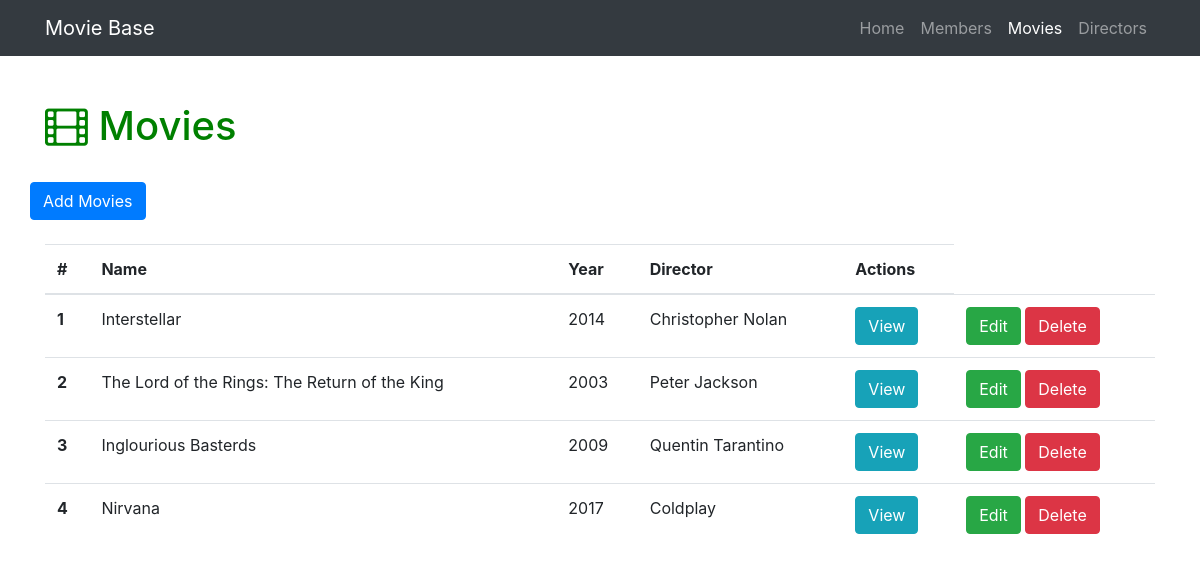
Before: /movies with the older database file.
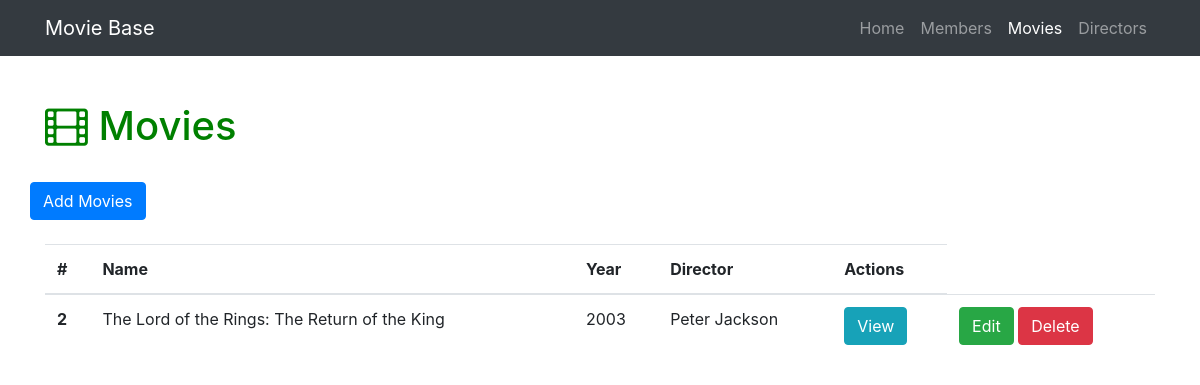
After: the same page with the newer database file.
### moviebase.py (models this page shows)
class Movie(db.Model):
    __tablename__ = 'movie'
    id = db.Column(db.Integer, primary_key=True)
    name = db.Column(db.String(256))
    year = db.Column(db.Integer)
    about = db.Column(db.Text)
    director_id = db.Column(db.Integer, db.ForeignKey('director.id'))

class Director(db.Model):
    __tablename__ = 'director'
    id = db.Column(db.Integer, primary_key=True)
    name = db.Column(db.String(64))
    about = db.Column(db.Text)
    movie = db.relationship('Movie', backref='director', cascade="delete")

### moviebase.py (the view)
@app.route('/movies')
def show_all_movies():
    movie = Movie.query.all()
    return render_template('movies-all.html', movie=movie)

### templates/movies-all.html (shortened to what this page needs)
{% extends "home-base.html" %}
{% block head %}
{{super()}}
{% endblock %}
{% block active_tab %}
<li class="nav-item">
  <a class="nav-link" href="/">Home</a>
</li>
<li class="nav-item">
  <a class="nav-link" href="/about">Members</a>
</li>
<li class="nav-item active">
  <a class="nav-link" href="/movies">Movies</a>
</li>
<li class="nav-item">
  <a class="nav-link" href="/directors">Directors</a>
</li>
{% endblock %}
{% block page_content %}
<div class="container">
  <div class="row">
    <div class="col-lg-12">
      <h1 class="mt-5"><i class="fa fa-film" aria-hidden="true"></i> Movies</h1><br>
        <div class="row bottom-margin">
          <a href="/movies/add" class="btn btn-primary" role="button" aria-disabled="true">Add Movies</a>
        </div><br>
        {% if movie %}
        <table class="table">
          <thead>
            <tr>
              <th>#</th>
              <th>Name</th>
              <th>Year</th>
              <th>Director</th>
              <th>Actions</th>
            </tr>
          </thead>
          <tbody>
            {% for movie in movie %}
            <tr>
              <th scope="row">{{movie.id}}</th>
              <td>{{movie.name}}</td>
              <td>{{movie.year}}</td>
              <td>{{movie.director.name}}</td>
              <td>
                <button type="button" class="btn btn-info" data-toggle="modal" data-target="#{{movie.id}}">
                      View
                    </button>
              </td>
              <td>
                <a href="/movies/edit/{{movie.id}}" class="btn btn-success" role="button" aria-disabled="true">Edit</a>
                <a href="/movies/delete/{{movie.id}}" class="btn btn-danger" role="button" aria-disabled="true">Delete</a>
              </td>
            </tr>
            {% endfor%}
          </tbody>
        </table>
        {% endif %}
    </div>
  </div>
</div>
{% endblock %}

### templates/home-base.html (shortened to what this page needs)
<!DOCTYPE html>
<html>
  <head>
    {% block head %}
      <link rel="stylesheet" href="https://maxcdn.bootstrapcdn.com/bootstrap/4.0.0-beta.2/css/bootstrap.min.css">
      <link rel="stylesheet" href="https://maxcdn.bootstrapcdn.com/font-awesome/4.7.0/css/font-awesome.min.css">
    {% endblock %}
  </head>
  <body>
      <nav class="navbar navbar-expand-lg navbar-dark bg-dark fixed-top">
        <div class="container">
          <a class="navbar-brand" href="#">Movie Base</a>
          <div class="collapse navbar-collapse" id="navbarResponsive">
            <ul class="navbar-nav ml-auto">
              {% block active_tab %}
              {% endblock %}
            </ul>
          </div>
        </div>
      </nav>
    {% block page_content %}
    {% endblock %}
  </body>
</html>

### templates/movies-all.html (style rules this page uses)
h1 { color:green; }

### templates/home-base.html (style rules this page uses)
body { padding-top: 54px; }

Changed rows visible on the page:
removed Movie: id "1", name "Interstellar", year "2014", director.name "Christopher Nolan"
removed Movie: id "3", name "Inglourious Basterds", year "2009", director.name "Quentin Tarantino"
removed Movie: id "4", name "Nirvana", year "2017", director.name "Coldplay"
